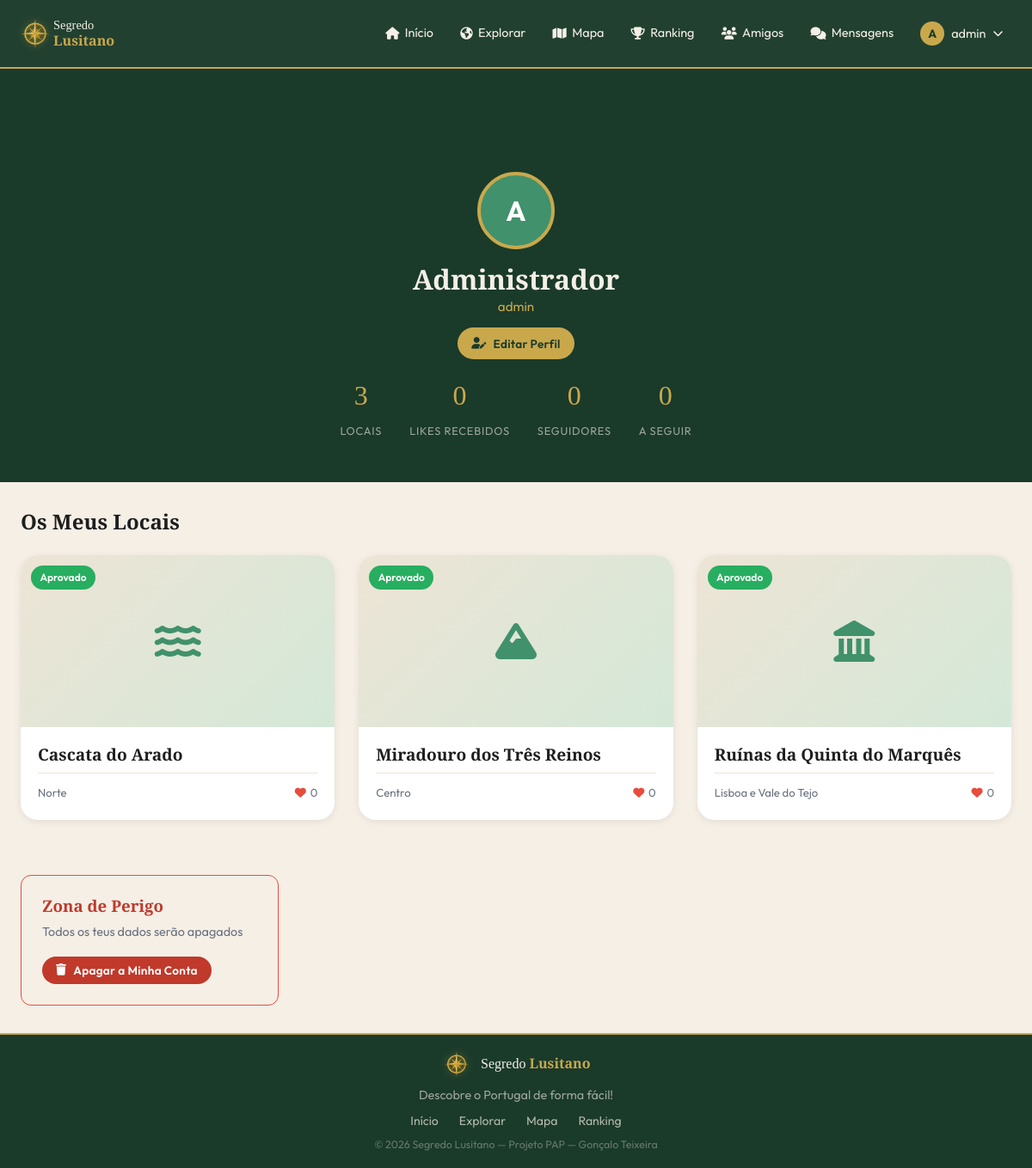
The app's page /pages/perfil.php (signed in) with its own data.
### tables this page shows
CREATE TABLE utilizadores (
    id INT AUTO_INCREMENT PRIMARY KEY,
    nome VARCHAR(100) NOT NULL,
    username VARCHAR(50) NOT NULL UNIQUE,
    email VARCHAR(150) NOT NULL UNIQUE,
    password VARCHAR(255) NOT NULL,
    avatar VARCHAR(255) DEFAULT NULL,
    bio TEXT DEFAULT NULL,
    pontos INT DEFAULT 0,
    role ENUM('user','admin', '[deleted]') DEFAULT 'user',
    ativo TINYINT(1) DEFAULT 1,
    verificado TINYINT(1) DEFAULT 0,
    privado TINYINT(1) DEFAULT 0,
    tipo_auth ENUM('email','google','github') DEFAULT 'email',
    criado_em DATETIME DEFAULT CURRENT_TIMESTAMP
);

CREATE TABLE locais (
    id INT AUTO_INCREMENT PRIMARY KEY,
    utilizador_id INT NOT NULL,
    categoria_id INT NOT NULL,
    regiao_id INT NOT NULL,
    nome VARCHAR(150) NOT NULL,
    descricao TEXT NOT NULL,
    latitude DECIMAL(10,7) NOT NULL,
    longitude DECIMAL(10,7) NOT NULL,
    dificuldade ENUM('facil','medio','dificil') DEFAULT 'medio',
    foto_capa VARCHAR(255) DEFAULT NULL,
    estado ENUM('pendente','aprovado','rejeitado') DEFAULT 'aprovado',
    bloqueado TINYINT(1) DEFAULT 0,
    vistas INT DEFAULT 0,
    criado_em DATETIME DEFAULT CURRENT_TIMESTAMP,
    FOREIGN KEY (utilizador_id) REFERENCES utilizadores(id) ON DELETE CASCADE,
    FOREIGN KEY (categoria_id)  REFERENCES categorias(id) ON DELETE RESTRICT,
    FOREIGN KEY (regiao_id)     REFERENCES regioes(id) ON DELETE RESTRICT
);

CREATE TABLE categorias (
    id INT AUTO_INCREMENT PRIMARY KEY,
    nome VARCHAR(80) NOT NULL,
    icone VARCHAR(50) DEFAULT 'fas fa-map-pin'
);

CREATE TABLE regioes (
    id INT AUTO_INCREMENT PRIMARY KEY,
    nome VARCHAR(80) NOT NULL
);

### includes/config.php (called while the page is built, shortened)
<?php
function db(): PDO {
    static $pdo = null;
    if ($pdo === null) {
        $dsn = 'mysql:host=' . DB_HOST . ';dbname=' . DB_NAME . ';charset=utf8mb4';
        $options = [
            PDO::ATTR_ERRMODE            => PDO::ERRMODE_EXCEPTION,
            PDO::ATTR_DEFAULT_FETCH_MODE => PDO::FETCH_ASSOC,
            PDO::ATTR_EMULATE_PREPARES   => false,
        ];
        $pdo = new PDO($dsn, DB_USER, DB_PASS, $options);
    }
    return $pdo;
}

### includes/auth.php (called while the page is built, shortened)
<?php
require_once __DIR__ . '/config.php';
function auth_user(): ?array {
    static $cache = null;
    if ($cache) return $cache;
    $st = db()->prepare('SELECT * FROM utilizadores WHERE id = ? AND ativo = 1');
    $st->execute([$_SESSION['user_id']]);
    $cache = $st->fetch() ?: null;
    return $cache;
}
function h(string $s): string {
    return htmlspecialchars($s, ENT_QUOTES, 'UTF-8');
}

### includes/functions.php (called while the page is built, shortened)
<?php
require_once __DIR__ . '/config.php';
require_once __DIR__ . '/auth.php';
function local_nome_publico(array $local): string {
    return ((int)($local['bloqueado'] ?? 0) === 1) ? '[removed]' : (string)$local['nome'];
}

### pages/perfil.php (the view, shortened to what this page needs)
<?php
require_once dirname(__DIR__) . '/includes/functions.php';
$user_auth = auth_user();
$id = (int)($_GET['id'] ?? ($user_auth['id'] ?? 0));
$st = db()->prepare('SELECT * FROM utilizadores WHERE id = ? AND ativo = 1');
$st->execute([$id]);
$perfil = $st->fetch();
$is_own = $user_auth && $user_auth['id'] == $id;
$st2 = db()->prepare(
    'SELECT l.*, c.nome AS categoria_nome, c.icone AS categoria_icone, r.nome AS regiao_nome,
            u.username, u.nome AS autor_nome,
            (SELECT COUNT(*) FROM likes WHERE local_id = l.id) AS total_likes,
            (SELECT COUNT(*) FROM comentarios WHERE local_id = l.id) AS total_comentarios
     FROM locais l
     JOIN categorias c ON c.id = l.categoria_id
     JOIN regioes r    ON r.id = l.regiao_id
     JOIN utilizadores u ON u.id = l.utilizador_id
     WHERE l.utilizador_id = ?' . (($user_auth && ($user_auth['id'] == $id || is_admin())) ? '' : ' AND l.estado = "aprovado"') . '
     ORDER BY l.criado_em DESC'
);
$st2->execute([$id]);
$locais_perfil = $st2->fetchAll();
$total_likes = 0;
foreach ($locais_perfil as $lp) $total_likes += $lp['total_likes'];
$st3 = db()->prepare('SELECT COUNT(*) FROM utilizadores WHERE id <= ? AND ativo = 1 AND role = "user"');
$st3->execute([$id]);
$rank_pos = (int)$st3->fetchColumn();
$st_seg = db()->prepare('SELECT COUNT(*) FROM seguidores WHERE seguido_id = ?');
$st_seg->execute([$id]);
$total_seguidores = (int)$st_seg->fetchColumn();
$st_seg2 = db()->prepare('SELECT COUNT(*) FROM seguidores WHERE seguidor_id = ?');
$st_seg2->execute([$id]);
$total_seguidos = (int)$st_seg2->fetchColumn();
$ja_segue = false;
include dirname(__DIR__) . '/includes/header.php';
?>
<div class="page-content">
<div class="perfil-hero">
  <div class="perfil-avatar">
    <?php if ($perfil['avatar']): ?>
      <img src="<?= SITE_URL ?>/uploads/locais/<?= h($perfil['avatar']) ?>" alt="">
    <?php else: ?>
      <?= mb_strtoupper(mb_substr($perfil['username'],0,1)) ?>
    <?php endif; ?>
  </div>
  <h1 class="perfil-nome"><?= h($perfil['nome']) ?></h1>
    <p class="perfil-username"><?= h($perfil['username']) ?><?php if ($perfil['role'] !== 'admin'): ?>&middot; Explorador nº <?= $rank_pos ?><?php endif; ?></p>
  <?php if ($user_auth && !$is_own): ?>
    <div style="margin-bottom:1rem;">
      <button id="btn-seguir"
        data-id="<?= $id ?>"
        data-seguindo="<?= $ja_segue ? '1' : '0' ?>"
        class="btn btn-sm <?= $ja_segue ? '' : 'btn-primary' ?>"
        style="<?= $ja_segue ? 'border:1.5px solid var(--creme-escuro);color:var(--texto-muted);' : '' ?>">
        <i class="fas <?= $ja_segue ? 'fa-user-check' : 'fa-user-plus' ?>"></i>
        <span><?= $ja_segue ? 'A Seguir' : 'Seguir' ?></span>
      </button>
      <?php if ($ja_segue): ?>
        <a href="<?= SITE_URL ?>/pages/mensagens.php?com=<?= $id ?>"
          class="btn btn-sm btn-verde" style="margin-left:.5rem;">
          <i class="fas fa-comments"></i> Mensagem
        </a>
      <?php endif; ?>
    </div>
  <?php elseif ($is_own): ?>
    <div style="margin-bottom:1rem;">
      <a href="<?= SITE_URL ?>/pages/perfil_editar.php" class="btn btn-sm btn-primary">
        <i class="fas fa-user-edit"></i> Editar Perfil
      </a>
    </div>
  <?php endif; ?>
  <div class="perfil-stats">
    <div class="stat-item"><span class="stat-num"><?= count($locais_perfil) ?></span><span class="stat-label">Locais</span></div>
    <div class="stat-item"><span class="stat-num"><?= $total_likes ?></span><span class="stat-label">Likes Recebidos</span></div>
    <div class="stat-item" style="cursor:pointer;" onclick="abrirModalSeg('seguidores')">
      <span class="stat-num" id="total-seguidores"><?= $total_seguidores ?></span>
      <span class="stat-label">Seguidores</span>
    </div>
    <div class="stat-item" style="cursor:pointer;" onclick="abrirModalSeg('seguidos')">
      <span class="stat-num"><?= $total_seguidos ?></span>
      <span class="stat-label">A seguir</span>
    </div>
  </div>
</div>
<section class="section">
  <div class="container">
    <h2 style="margin-bottom:1.5rem;">
      <?= $is_own ? 'Os Meus Locais' : 'Locais de ' . h($perfil['nome']) ?>
    </h2>
    <?php if ($locais_perfil): ?>
      <div class="cards-grid">
        <?php foreach ($locais_perfil as $local):
          if ($is_own || is_admin()): ?>
            <article class="card" style="<?= $local['estado'] !== 'aprovado' ? 'opacity:.75' : '' ?>">
              <a href="<?= SITE_URL ?>/pages/local.php?id=<?= $local['id'] ?>" class="card-img" style="display:block;">
                <?php if ($local['foto_capa']): ?>
                  <img src="<?= SITE_URL ?>/uploads/locais/<?= h($local['foto_capa']) ?>" alt="<?= h(local_nome_publico($local)) ?>">
                <?php else: ?>
                  <div class="card-img-placeholder"><i class="<?= h($local['categoria_icone']) ?>"></i></div>
                <?php endif; ?>
                <div class="card-badges">
                  <span class="badge badge-<?= $local['estado'] ?>"><?= ucfirst($local['estado']) ?></span>
                </div>
              </a>
              <div class="card-body">
                <h3 class="card-title"><a href="<?= SITE_URL ?>/pages/local.php?id=<?= $local['id'] ?>"><?= h(local_nome_publico($local)) ?></a></h3>
                <div class="card-meta">
                  <span style="font-size:.82rem;color:var(--texto-muted);"><?= h($local['regiao_nome']) ?></span>
                  <div class="card-meta-stats">
                    <span><i class="fas fa-heart"></i> <?= $local['total_likes'] ?></span>
                  </div>
                </div>
              </div>
            </article>
          <?php endif;
        endforeach; ?>
      </div>
    <?php endif; ?>
    <?php if ($is_own): ?>
    <div style="margin-top:4rem; padding:1.5rem; border:1.5px solid #e74c3c; border-radius:var(--radius); max-width:300px;">
      <h3 style="color:#c0392b; margin-bottom:.5rem;">Zona de Perigo</h3>
      <p style="font-size:.9rem; color:var(--texto-muted); margin-bottom:1rem;">Todos os teus dados serão apagados</p>
      <form method="POST" onsubmit="return confirm('Tens a certeza?');">
        <button type="submit" class="btn btn-danger btn-sm"><i class="fas fa-trash"></i> Apagar a Minha Conta</button>
      </form>
    </div>
    <?php endif; ?>
  </div>
</section>
</div>
<?php include dirname(__DIR__) . '/includes/footer.php'; ?>

### includes/header.php (shortened to what this page needs)
<?php
require_once dirname(__DIR__) . '/includes/auth.php';
$user = auth_user();
?>
<!DOCTYPE html>
<html lang="pt">
<head>
<link rel="stylesheet" href="https://cdnjs.cloudflare.com/ajax/libs/font-awesome/6.5.0/css/all.min.css">
<link rel="stylesheet" href="https://unpkg.com/leaflet@1.9.4/dist/leaflet.css">
<link rel="stylesheet" href="<?= SITE_URL ?>/assets/css/style.css">
<link rel="stylesheet" href="<?= SITE_URL ?>/assets/css/bootstrap.min.css">
</head>
<body>
<nav class="navbar" id="navbar">
  <div class="nav-inner">
    <a href="<?= SITE_URL ?>/index.php" class="nav-logo">
      <img src="<?= SITE_URL ?>/assets/images/logo_icon.png" alt="Segredo Lusitano" class="nav-logo-img" style="height:42px;width:42px;max-height:42px;max-width:42px;object-fit:contain;display:block;">
      <span style="font-family:'Playfair Display',serif;color:var(--creme);line-height:1.2;font-size:.9rem;">Segredo<br><strong style="color:var(--dourado);font-size:1rem;">Lusitano</strong></span>
    </a>
    <ul class="nav-links" id="nav-links">
      <li><a href="<?= SITE_URL ?>/index.php"><i class="fas fa-home"></i> Início</a></li>
      <li><a href="<?= SITE_URL ?>/pages/explorar.php"><i class="fa-solid fa-earth-americas"></i> Explorar</a></li>
      <li><a href="<?= SITE_URL ?>/pages/mapa.php"><i class="fas fa-map"></i> Mapa</a></li>
      <li><a href="<?= SITE_URL ?>/pages/ranking.php"><i class="fas fa-trophy"></i> Ranking</a></li>
      <li><a href="<?= $user ? SITE_URL . '/pages/feed.php' : SITE_URL . '/pages/login.php' ?>"><i class="fas fa-users"></i> Amigos</a></li>
      <li>
        <a href="<?= $user ? SITE_URL . '/pages/mensagens.php' : SITE_URL . '/pages/login.php' ?>" style="position:relative;">
          <i class="fas fa-comments"></i> Mensagens
        </a>
      </li>
      <?php if ($user): ?>
        <li class="nav-dropdown" id="nav-user-dropdown">
          <button class="nav-avatar-btn" id="dropdown-toggle" type="button" aria-expanded="false">
            <?php if ($user['avatar']): ?>
              <img src="<?= SITE_URL ?>/uploads/locais/<?= h($user['avatar']) ?>" alt="" class="nav-avatar">
            <?php else: ?>
              <span class="nav-avatar-placeholder"><?= mb_strtoupper(mb_substr($user['username'],0,1)) ?></span>
            <?php endif; ?>
            <?= h($user['username']) ?> <i class="fas fa-chevron-down" id="dropdown-chevron"></i>
          </button>
        </li>
      <?php else: ?>
        <li><a href="<?= SITE_URL ?>/pages/login.php" class="btn-nav-login">Entrar</a></li>
        <li><a href="<?= SITE_URL ?>/pages/registo.php" class="btn-nav-register">Registar</a></li>
      <?php endif; ?>
    </ul>
  </div>
</nav>

### records on screen
utilizadores: username "A", username "admin", nome "Administrador"
locais: estado "Aprovado", nome "Cascata do Arado", regiao.nome "Norte", total_likes "0"
locais: estado "Aprovado", nome "Miradouro dos Três Reinos", regiao.nome "Centro", total_likes "0"
locais: estado "Aprovado", nome "Ruínas da Quinta do Marquês", regiao.nome "Lisboa e Vale do Tejo", total_likes "0"

### other values on screen
count($locais_perfil) "3"
$total_likes "0"
$total_seguidores "0"
$total_seguidos "0"
